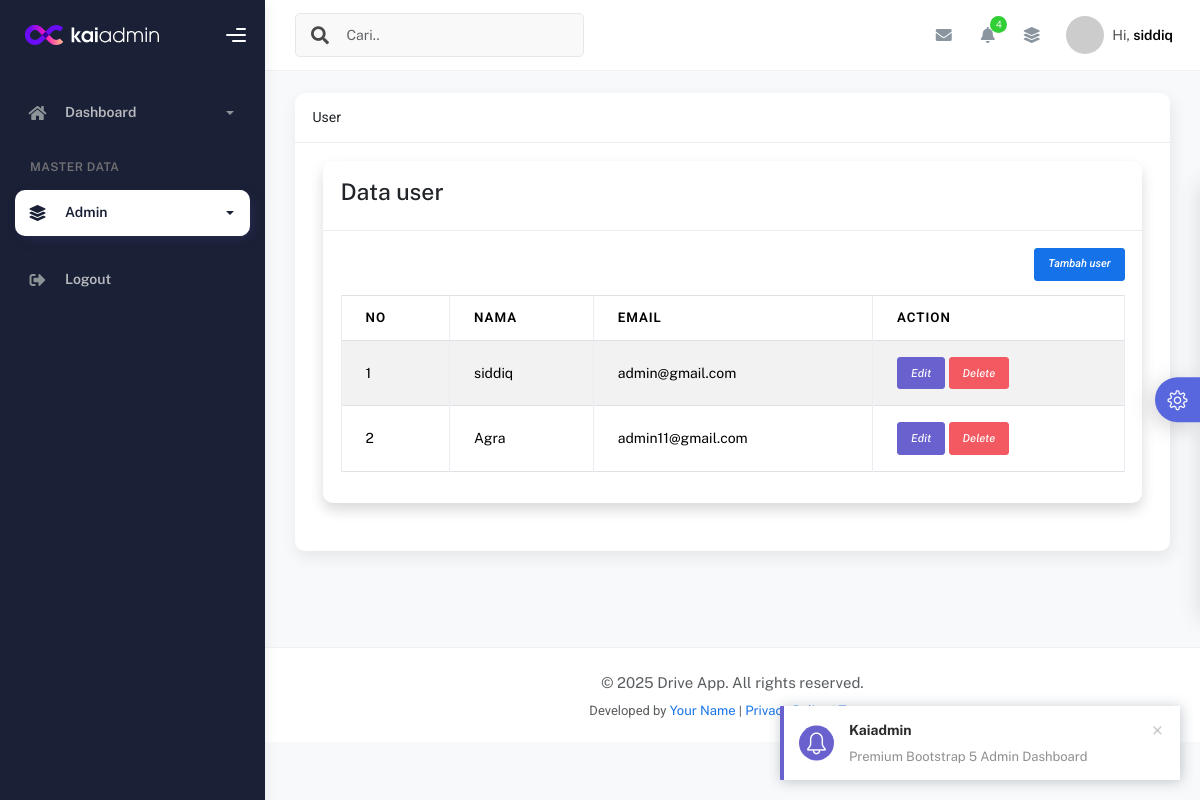
The page /menu.php?page=user (signed in) on the database its author committed.
### tables this page shows
CREATE TABLE `user` (
  `id` int(11) NOT NULL,
  `id_level` int(11) NOT NULL,
  `username` varchar(50) NOT NULL,
  `email` varchar(50) NOT NULL,
  `password` varchar(50) NOT NULL,
  `profile_picture` varchar(50) NOT NULL,
  `created_at` timestamp NOT NULL DEFAULT current_timestamp(),
  `updated_at` timestamp NOT NULL DEFAULT current_timestamp() ON UPDATE current_timestamp(),
  `deleted_at` tinyint(1) NOT NULL DEFAULT 0
);

### admin/content/user.php (the view, shortened to what this page needs)
<?php
include 'admin/controller/administrator-validation.php';
$queryData = mysqli_query($config, "SELECT user.id, user.username, user.email, level.level_name FROM user LEFT JOIN level ON user.id_level = level.id ORDER BY user.id_level ASC, user.updated_at DESC");
?>
<div class="card shadow">
    <div class="card-header">
        <h3>Data user</h3>
    </div>
    <div class="card-body">
        <div align="right" class="button-action">
            <a href="?page=tambah-user" class="btn btn-primary btn-sm"><i class='bx bx-plus bx-22px'>Tambah user</i></a>
        </div>
        <table class="table table-bordered table-striped table-hover table-responsive mt-3">
            <thead>
                <tr>
                    <th>No</th>
                    <th>Nama</th>
                    <th>Email</th>
                    <th>Action</th>
                </tr>
            </thead>
            <tbody>
                <?php
                $no = 1;
                while ($rowData = mysqli_fetch_assoc($queryData)) : ?>
                    <tr>
                        <td><?= $no++ ?></td>
                        <td><?= isset($rowData['username']) ? $rowData['username'] : '-' ?></td>
                          <td><?= isset($rowData['email']) ? $rowData['email'] : '-' ?></td>
                        <td>
                            <a href="?page=tambah-user&edit=<?php echo $rowData['id'] ?>">
                                <button class="btn btn-secondary btn-sm">
                                    <i class="tf-icon bx bx-edit bx-22px">Edit </i>
                                </button>
                            </a>
                            <a onclick="return confirm ('Apakah anda yakin akan menghapus data ini?')"
                                href="?page=tambah-user&delete=<?php echo $rowData['id'] ?>">
                                <button class="btn btn-danger btn-sm">
                                    <i class="tf-icon bx bx-trash bx-22px">Delete</i>
                                </button>
                            </a>
                        </td>
                    </tr>
                <?php endwhile;
                ?>
            </tbody>
        </table>
    </div>
</div>

### admin/include/header.php (shortened to what this page needs)
 <?php
$idNav = $_SESSION['id'];
$queryNav = mysqli_query($config, "SELECT user.*, level.level_name FROM user LEFT JOIN level ON user.id_level = level.id WHERE user.id = '$idNav'");
$rowNav  = mysqli_fetch_array($queryNav);
?>
<nav
            class="navbar navbar-header navbar-header-transparent navbar-expand-lg border-bottom"
          >
            <div class="container-fluid">
              <nav
                class="navbar navbar-header-left navbar-expand-lg navbar-form nav-search p-0 d-none d-lg-flex"
              >
                <div class="input-group">
                  <div class="input-group-prepend">
                    <button type="submit"  class="btn btn-search pe-1">
                      <i class="fa fa-search search-icon"></i>
                    </button>
                  </div>
                  <input
                    type="text"
                    id='sidebarSearch'
                    placeholder="Cari.."
                    class="form-control"
                  />
                </div>
              </nav>
              <ul class="navbar-nav topbar-nav ms-md-auto align-items-center">
                <li class="nav-item topbar-icon dropdown hidden-caret">
                  <a
                    class="nav-link dropdown-toggle"
                    href="#"
                    id="messageDropdown"
                    role="button"
                    data-bs-toggle="dropdown"
                    aria-haspopup="true"
                    aria-expanded="false"
                  >
                    <i class="fa fa-envelope"></i>
                  </a>
                </li>
                <li class="nav-item topbar-icon dropdown hidden-caret">
                  <a
                    class="nav-link dropdown-toggle"
                    href="#"
                    id="notifDropdown"
                    role="button"
                    data-bs-toggle="dropdown"
                    aria-haspopup="true"
                    aria-expanded="false"
                  >
                    <i class="fa fa-bell"></i>
                    <span class="notification">4</span>
                  </a>
                </li>
                <li class="nav-item topbar-icon dropdown hidden-caret">
                  <a
                    class="nav-link"
                    data-bs-toggle="dropdown"
                    href="#"
                    aria-expanded="false"
                  >
                    <i class="fas fa-layer-group"></i>
                  </a>
                </li>
                <li class="nav-item topbar-user dropdown hidden-caret">
                  <a
                    class="dropdown-toggle profile-pic"
                    data-bs-toggle="dropdown"
                    href="#"
                    aria-expanded="false"
                  >
                    <div class="avatar-sm">
                      <img
                        src="<?= !empty($rowNav['profile_picture']) && file_exists('admin/img/profile_picture/' . $rowNav['profile_picture']) ? 'admin/img/profile_picture/' . $rowNav['profile_picture'] : 'https://placehold.co/100' ?> "
                        alt="..."
                        class="avatar-img rounded-circle"
                      />
                    </div>
                    <span class="profile-username">
                      <span class="op-7">Hi,</span>
                      <span class="fw-bold"><?= isset($rowNav['username']) ? $rowNav['username'] : '-- your name --' ?></span>
                    </span>
                  </a>
                </li>
              </ul>
            </div>
          </nav>

### rows shown on the page
user: username "siddiq", email "admin@gmail.com"
user: username "Agra", email "admin11@gmail.com"

### other values the page prints
str_replace("-", " ",  ucfirst($_GET['page'])) "User"
